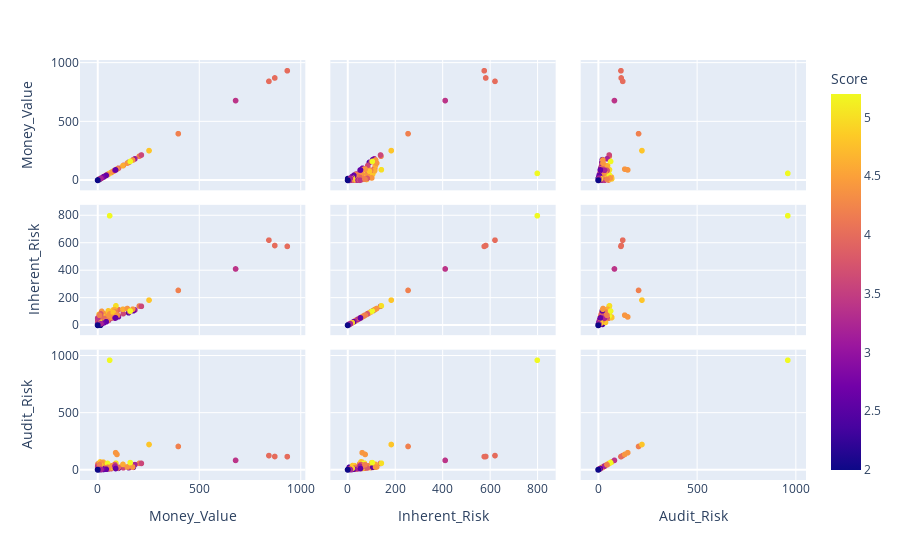

The notebook cell saved with this chart:
### Code cell
pd.options.plotting.backend = "plotly"

fig = px.scatter_matrix(df_audit_data, dimensions=[ 'Money_Value', 'Inherent_Risk', 'Audit_Risk'], color="Score")
fig.show()

### Figure 1 — Plotly figure (JSON) as saved in the notebook; plotly's stock layout.template omitted (floating-point values rounded to 4 significant figures; data arrays with more than 128 entries replaced by an {"elided": "..."} marker saying what was removed)
{"data": [{"dimensions": [{"axis": {"matches": true}, "label": "Money_Value", "values": {"elided": "776 float values"}}, {"axis": {"matches": true}, "label": "Inherent_Risk", "values": {"elided": "776 float values"}}, {"axis": {"matches": true}, "label": "Audit_Risk", "values": {"elided": "776 float values"}}], "hovertemplate": "%{xaxis.title.text}=%{x}<br>%{yaxis.title.text}=%{y}<br>Score=%{marker.color}<extra></extra>", "legendgroup": "", "marker": {"color": {"elided": "776 float values"}, "coloraxis": "coloraxis", "symbol": "circle"}, "name": "", "showlegend": false, "type": "splom"}], "layout": {"coloraxis": {"colorbar": {"title": {"text": "Score"}}, "colorscale": [[0, "#0d0887"], [0.1111, "#46039f"], [0.2222, "#7201a8"], [0.3333, "#9c179e"], [0.4444, "#bd3786"], [0.5556, "#d8576b"], [0.6667, "#ed7953"], [0.7778, "#fb9f3a"], [0.8889, "#fdca26"], [1, "#f0f921"]]}, "dragmode": "select", "legend": {"tracegroupgap": 0}, "margin": {"t": 60}}}
